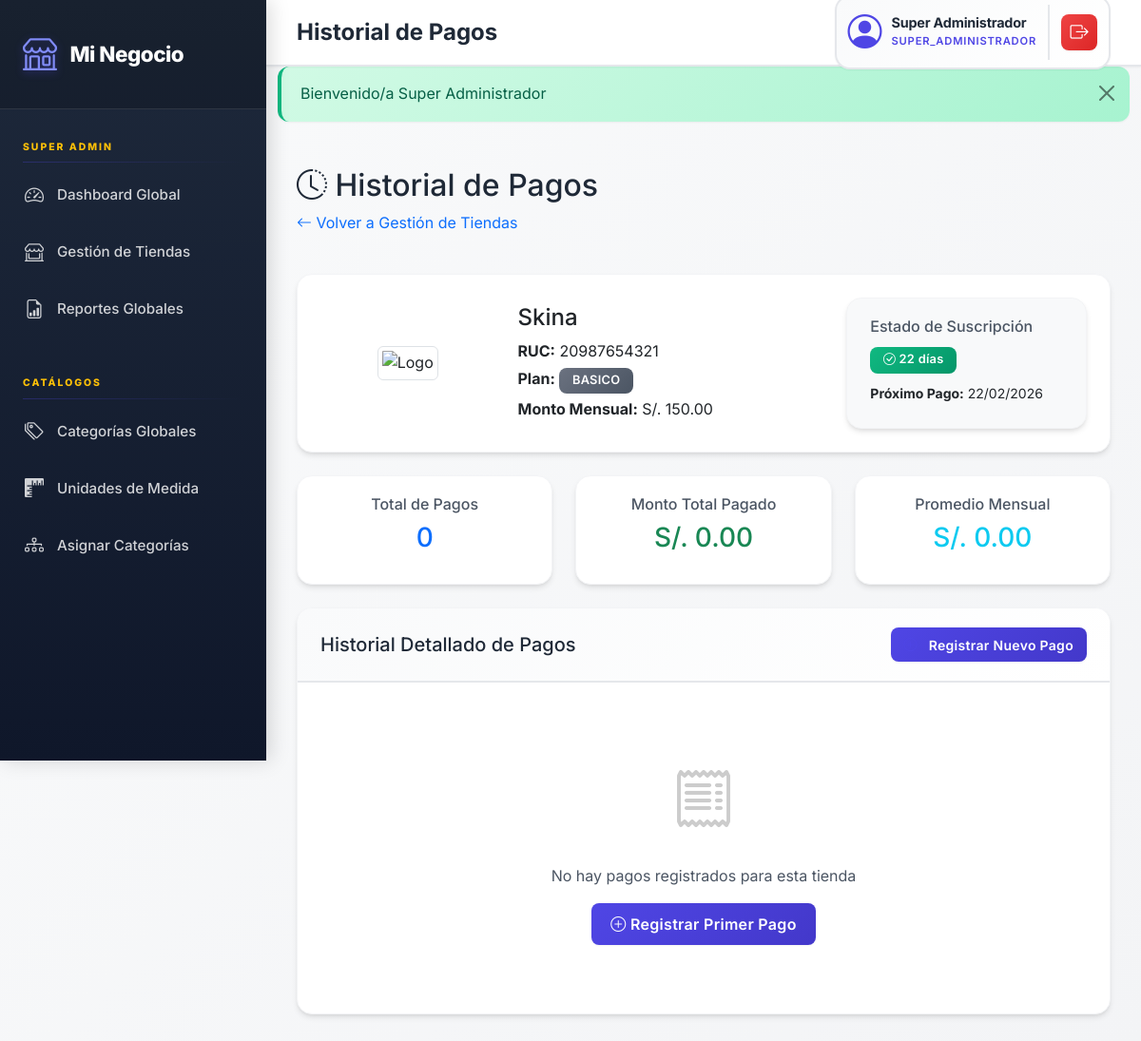
The app's page /views/super_admin/historial_pagos.php?tienda_id=2 (signed in) with its own data.
### tables this page shows
CREATE TABLE `tiendas` (
  `id` int(11) NOT NULL,
  `nombre_negocio` varchar(200) NOT NULL,
  `slug` varchar(100) NOT NULL,
  `ruc` varchar(11) NOT NULL,
  `direccion` varchar(255) NOT NULL,
  `telefono` varchar(20) DEFAULT NULL,
  `email` varchar(100) DEFAULT NULL,
  `logo` varchar(255) DEFAULT NULL,
  `igv` decimal(5,2) NOT NULL DEFAULT 18.00,
  `estado` enum('ACTIVA','SUSPENDIDA') NOT NULL DEFAULT 'ACTIVA',
  `fecha_activacion` date DEFAULT NULL,
  `plan` varchar(50) DEFAULT 'BASICO',
  `monto_mensual` decimal(10,2) DEFAULT 0.00,
  `fecha_ultimo_pago` date DEFAULT NULL,
  `fecha_proximo_pago` date DEFAULT NULL,
  `created_at` timestamp NOT NULL DEFAULT current_timestamp(),
  `updated_at` timestamp NOT NULL DEFAULT current_timestamp() ON UPDATE current_timestamp()
);

### config/config.php (called while the page is built, shortened)
<?php
require_once BASE_PATH . '/config/upload.php';
function formatMoney($amount) {
    return 'S/. ' . number_format($amount ?? 0, 2);
}
function e($value) {
    return htmlspecialchars((string)$value, ENT_QUOTES, 'UTF-8');
}
function calcularDiasRestantes($fecha_proximo_pago) {
    $hoy = new DateTime();
    $proximo = new DateTime($fecha_proximo_pago);
    $diferencia = $hoy->diff($proximo);
    return $diferencia->days;
}
function getEstadoSuscripcion($fecha_proximo_pago, $estado_tienda) {
    $dias = calcularDiasRestantes($fecha_proximo_pago);
    if ($dias < 0) {
        return [
            'estado' => 'VENCIDA',
            'clase' => 'danger',
            'icono' => 'x-circle',
            'texto' => 'VENCIDA (' . abs($dias) . ' días)'
        ];
    } else {
        return [
            'estado' => 'ACTIVA',
            'clase' => 'success',
            'icono' => 'check-circle',
            'texto' => $dias . ' días'
        ];
    }
}

### config/upload.php (called while the page is built, shortened)
<?php
function getLogoUrl($logo_path) {
    return BASE_URL . '/assets/img/logo-default.png';
}

### views/super_admin/historial_pagos.php (the view, shortened to what this page needs)
<?php
require_once '../../config/config.php';
include '../layouts/header.php';
$db = Database::getInstance()->getConnection();
$tienda_id = intval($_GET['tienda_id']);
$stmt = $db->prepare("SELECT * FROM tiendas WHERE id = :id");
$stmt->execute(['id' => $tienda_id]);
$tienda = $stmt->fetch();
$stmt = $db->prepare("
    SELECT ps.*, u.nombre as registrado_por_nombre
    FROM pagos_suscripcion ps
    INNER JOIN usuarios u ON ps.registrado_por = u.id
    WHERE ps.tienda_id = :tienda_id
    ORDER BY ps.fecha_pago DESC
");
$stmt->execute(['tienda_id' => $tienda_id]);
$pagos = $stmt->fetchAll();
$total_pagado = 0;
$estadoSub = getEstadoSuscripcion($tienda['fecha_proximo_pago'], $tienda['estado']);
?>
<div class="row mb-4">
    <div class="col-md-8">
        <h2>
            <i class="bi bi-clock-history"></i> Historial de Pagos
        </h2>
        <p class="text-muted">
            <a href="<?php echo e(BASE_URL); ?>/views/super_admin/tiendas.php" class="text-decoration-none">
                <i class="bi bi-arrow-left"></i> Volver a Gestión de Tiendas
            </a>
        </p>
    </div>
</div>
<div class="card mb-4">
    <div class="card-body">
        <div class="row align-items-center">
            <div class="col-md-3 text-center">
                <?php if ($tienda['logo']): ?>
                    <img src="<?php echo e(getLogoUrl($tienda['logo'])); ?>"
                         alt="Logo"
                         class="img-thumbnail"
                         style="max-width: 150px; max-height: 100px; object-fit: contain;">
                <?php else: ?>
                    <i class="bi bi-shop-window" style="font-size: 4rem; color: #ccc;"></i>
                <?php endif; ?>
            </div>
            <div class="col-md-5">
                <h4 class="mb-2"><?php echo e($tienda['nombre_negocio']); ?></h4>
                <p class="mb-1"><strong>RUC:</strong> <?php echo e($tienda['ruc']); ?></p>
                <p class="mb-1"><strong>Plan:</strong> <span class="badge bg-secondary"><?php echo e($tienda['plan']); ?></span></p>
                <p class="mb-0"><strong>Monto Mensual:</strong> <?php echo e(formatMoney($tienda['monto_mensual'])); ?></p>
            </div>
            <div class="col-md-4">
                <div class="card bg-light">
                    <div class="card-body">
                        <h6 class="card-subtitle mb-2 text-muted">Estado de Suscripción</h6>
                        <h4 class="mb-2">
                            <span class="badge bg-<?php echo e($estadoSub['clase']); ?>">
                                <i class="bi bi-<?php echo e($estadoSub['icono']); ?>"></i>
                                <?php echo e($estadoSub['texto']); ?>
                            </span>
                        </h4>
                        <?php if ($tienda['fecha_proximo_pago']): ?>
                        <p class="mb-0">
                            <small><strong>Próximo Pago:</strong> <?php echo e(date('d/m/Y', strtotime($tienda['fecha_proximo_pago']))); ?></small>
                        </p>
                        <?php endif; ?>
                    </div>
                </div>
            </div>
        </div>
    </div>
</div>
<div class="row mb-4">
    <div class="col-md-4">
        <div class="card text-center">
            <div class="card-body">
                <h6 class="card-subtitle mb-2 text-muted">Total de Pagos</h6>
                <h3 class="text-primary"><?php echo e(count($pagos)); ?></h3>
            </div>
        </div>
    </div>
    <div class="col-md-4">
        <div class="card text-center">
            <div class="card-body">
                <h6 class="card-subtitle mb-2 text-muted">Monto Total Pagado</h6>
                <h3 class="text-success"><?php echo e(formatMoney($total_pagado)); ?></h3>
            </div>
        </div>
    </div>
    <div class="col-md-4">
        <div class="card text-center">
            <div class="card-body">
                <h6 class="card-subtitle mb-2 text-muted">Promedio Mensual</h6>
                <h3 class="text-info">
                    <?php echo e(count($pagos) > 0 ? formatMoney($total_pagado / count($pagos)) : 'S/. 0.00'); ?>
                </h3>
            </div>
        </div>
    </div>
</div>
<div class="card">
    <div class="card-header d-flex justify-content-between align-items-center">
        <h5 class="mb-0">Historial Detallado de Pagos</h5>
        <button class="btn btn-primary btn-sm btn-registrar-pago"
                data-id="<?php echo e($tienda['id']); ?>"
                data-nombre="<?php echo e($tienda['nombre_negocio']); ?>"
                data-monto="<?php echo e($tienda['monto_mensual']); ?>">
            <i class="bi bi-plus-circle"></i> Registrar Nuevo Pago
        </button>
    </div>
    <div class="card-body">
        <?php if (count($pagos) > 0): ?>
        <div class="table-responsive">
            <table class="table table-hover">
                <thead>
                    <tr>
                        <th>ID</th>
                        <th>Fecha Pago</th>
                        <th>Período Cubierto</th>
                        <th>Monto</th>
                        <th>Método</th>
                        <th>Referencia</th>
                        <th>Registrado Por</th>
                        <th>Notas</th>
                    </tr>
                </thead>
                <tbody>
                    <?php foreach ($pagos as $pago): ?>
                    <tr>
                        <td><strong>#<?php echo e($pago['id']); ?></strong></td>
                        <td><?php echo e(date('d/m/Y', strtotime($pago['fecha_pago']))); ?></td>
                        <td>
                            <small>
                                <?php echo e(date('d/m/Y', strtotime($pago['periodo_desde']))); ?>
                                <br>
                                <i class="bi bi-arrow-down"></i>
                                <br>
                                <?php echo e(date('d/m/Y', strtotime($pago['periodo_hasta']))); ?>
                            </small>
                        </td>
                        <td><strong class="text-success"><?php echo e(formatMoney($pago['monto'])); ?></strong></td>
                        <td>
                            <?php
                            $badge_class = 'bg-secondary';
                            switch($pago['metodo_pago']) {
                                case 'EFECTIVO': $badge_class = 'bg-success'; break;
                                case 'TRANSFERENCIA': $badge_class = 'bg-primary'; break;
                                case 'YAPE': $badge_class = 'bg-purple'; break;
                                case 'PLIN': $badge_class = 'bg-info'; break;
                                case 'TARJETA': $badge_class = 'bg-warning'; break;
                            }
                            ?>
                            <span class="badge <?php echo e($badge_class); ?>"><?php echo e($pago['metodo_pago']); ?></span>
                        </td>
                        <td>
                            <?php if ($pago['referencia']): ?>
                                <code><?php echo e($pago['referencia']); ?></code>
                            <?php else: ?>
                                <small class="text-muted">-</small>
                            <?php endif; ?>
                        </td>
                        <td>
                            <small>
                                <?php echo e($pago['registrado_por_nombre']); ?>
                                <br>
                                <span class="text-muted"><?php echo e(formatDate($pago['created_at'])); ?></span>
                            </small>
                        </td>
                        <td>
                            <?php if ($pago['notas']): ?>
                                <small><?php echo e(nl2br(htmlspecialchars($pago['notas']))); ?></small>
                            <?php else: ?>
                                <small class="text-muted">-</small>
                            <?php endif; ?>
                        </td>
                    </tr>
                    <?php endforeach; ?>
                </tbody>
                <tfoot>
                    <tr class="table-active">
                        <td colspan="3" class="text-end"><strong>TOTAL PAGADO:</strong></td>
                        <td><strong class="text-success"><?php echo e(formatMoney($total_pagado)); ?></strong></td>
                        <td colspan="4"></td>
                    </tr>
                </tfoot>
            </table>
        </div>
        <?php else: ?>
        <div class="text-center py-5">
            <i class="bi bi-receipt" style="font-size: 4rem; color: #ccc;"></i>
            <p class="text-muted mt-3">No hay pagos registrados para esta tienda</p>
            <button class="btn btn-primary btn-registrar-pago"
                    data-id="<?php echo e($tienda['id']); ?>"
                    data-nombre="<?php echo e($tienda['nombre_negocio']); ?>"
                    data-monto="<?php echo e($tienda['monto_mensual']); ?>">
                <i class="bi bi-plus-circle"></i> Registrar Primer Pago
            </button>
        </div>
        <?php endif; ?>
    </div>
</div>
<?php
include '../layouts/footer.php';
?>

### assets/css/style.css (style rules this page uses)
:root { --primary-color: #4F46E5; --primary-dark: #4338CA; --primary-light: #818CF8; --secondary-color: #64748B; --success-color: #10B981; --danger-color: #EF4444; --warning-color: #F59E0B; --info-color: #3B82F6; --gray-50: #F9FAFB; --gray-100: #F3F4F6; --gray-200: #E5E7EB; --gray-300: #D1D5DB; --gray-600: #4B5563; --gray-700: #374151; --gray-800: #1F2937; --gray-900: #111827; --font-primary: 'Inter', -apple-system, BlinkMacSystemFont, 'Segoe UI', sans-serif; --font-mono: 'JetBrains Mono', 'Courier New', monospace; --spacing-xs: 0.25rem; --spacing-sm: 0.5rem; --spacing-md: 1rem; --spacing-lg: 1.5rem; --spacing-xl: 2rem; --radius-sm: 0.375rem; --radius-md: 0.5rem; --radius-lg: 0.75rem; --radius-xl: 1rem; --shadow-sm: 0 1px 2px 0 rgba(0, 0, 0, 0.05); --shadow-md: 0 4px 6px -1px rgba(0, 0, 0, 0.1), 0 2px 4px -1px rgba(0, 0, 0, 0.06); --shadow-lg: 0 10px 15px -3px rgba(0, 0, 0, 0.1), 0 4px 6px -2px rgba(0, 0, 0, 0.05); --shadow-xl: 0 20px 25px -5px rgba(0, 0, 0, 0.1), 0 10px 10px -5px rgba(0, 0, 0, 0.04); }
* { margin: 0; padding: 0; box-sizing: border-box; }
body { font-family: var(--font-primary); background: linear-gradient(135deg, var(--gray-50) 0%, var(--gray-100) 100%); background-attachment: fixed; color: var(--gray-800); line-height: 1.6; min-height: 100vh; overflow-x: hidden; -webkit-font-smoothing: antialiased; -moz-osx-font-smoothing: grayscale; }
.card { border: none; border-radius: var(--radius-xl); box-shadow: var(--shadow-md); transition: all 0.3s cubic-bezier(0.4, 0, 0.2, 1); background: white; overflow: hidden; border: 1px solid var(--gray-100); }
.card-header { background: linear-gradient(135deg, var(--gray-50) 0%, white 100%); border-bottom: 2px solid var(--gray-200); font-weight: 700; padding: 1.25rem 1.5rem; font-size: 1.1rem; color: var(--gray-800); }
.card-header i { color: var(--primary-color); margin-right: 0.5rem; }
.card-body { padding: 1.5rem; }
.btn { border-radius: var(--radius-md); font-weight: 600; padding: 0.625rem 1.25rem; transition: all 0.3s ease; border: none; box-shadow: var(--shadow-sm); letter-spacing: 0.3px; }
.btn-primary { background: linear-gradient(135deg, var(--primary-color) 0%, var(--primary-dark) 100%); }
.btn-sm { padding: 0.375rem 0.875rem; font-size: 0.875rem; min-height: 36px; }
.badge { font-weight: 600; padding: 0.45rem 0.85rem; border-radius: var(--radius-md); letter-spacing: 0.3px; font-size: 0.8rem; }
.badge.bg-success { background: linear-gradient(135deg, #10B981 0%, #059669 100%) !important; }
.badge.bg-secondary { background: linear-gradient(135deg, #6B7280 0%, #4B5563 100%) !important; }
.bg-success { background: linear-gradient(135deg, #10B981 0%, #059669 100%) !important; color: white !important; }
.text-muted { color: var(--gray-600) !important; }

### records on screen
tiendas: nombre_negocio "Skina", ruc "20987654321", plan "BASICO", monto_mensual "S/. 150.00", fecha_proximo_pago+estado "22 días", fecha_proximo_pago "22/02/2026"

### other values on screen
$page_title "Historial de Pagos"
$_SESSION['nombre'] "Super Administrador"
$_SESSION['rol'] "SUPER_ADMINISTRADOR"
$flash['message'] "Bienvenido/a Super Administrador"
count($pagos) "0"
formatMoney($total_pagado) "S/. 0.00"
